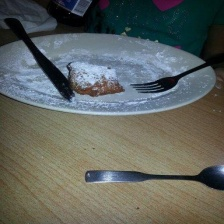
#> input picture w2/sample.jpg, 224 x 224 px, found by its file name
$ python image_preprocessing.py
#> lines starting #> are read from the running program, lines starting #| are printed output that depends on the picture; after the words box and inside, x2 and y2 are one past the last pixel; in counts of white or black regions, pixels touching at a corner belong together
import cv2
import numpy as np
import os

# 0. 폴더 설정 및 필터링 기준
output_dir = 'preprocessed_samples'
if not os.path.exists(output_dir):
    os.makedirs(output_dir)

BRIGHTNESS_THRESHOLD = 50  # 이 값보다 낮으면 제거 (너무 어두움)
MIN_AREA_THRESHOLD = 500   # 가장 큰 객체의 픽셀 면적이 이보다 작으면 제거

# 1. 이미지 로드
image = cv2.imread('sample.jpg')
#> image is the input picture: shape (224, 224, 3); mean B, G, R 95.2, 100.1, 95.8

if image is None:
    print("오류: 이미지를 로드할 수 없습니다.")
else:
    # --- [필터링 1] 평균 밝기 검사 ---
    temp_gray = cv2.cvtColor(image, cv2.COLOR_BGR2GRAY)
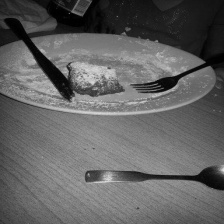
#> temp_gray: shape (224, 224); min 0, max 224, mean 98.2
    avg_brightness = np.mean(temp_gray)
#> avg_brightness = 98.25

    # --- [필터링 2] 객체 크기 검사 (이진화 후 윤곽선 면적 계산) ---
    _, thresh = cv2.threshold(temp_gray, 60, 255, cv2.THRESH_BINARY)
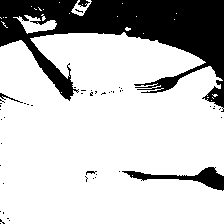
#> thresh: shape (224, 224); 77.1% white; 48 black regions (43 under 20 px)
    contours, _ = cv2.findContours(thresh, cv2.RETR_EXTERNAL, cv2.CHAIN_APPROX_SIMPLE)
#> contours = 28 contours, 25 with area under 20; largest, box (x1, y1, x2, y2) and area: (0, 32, 224, 224) 37443, (13, 15, 57, 34) 314, (71, 0, 92, 16) 120
    max_area = max([cv2.contourArea(c) for c in contours]) if contours else 0
#> max_area = 37443

    # 이상치 체크
    if avg_brightness < BRIGHTNESS_THRESHOLD:
        print(f"이미지 제거: 너무 어두움 (밝기: {avg_brightness:.2f})")
    elif max_area < MIN_AREA_THRESHOLD:
        print(f"이미지 제거: 객체가 너무 작음 (면적: {max_area})")
    else:
        print(f"검증 통과 (밝기: {avg_brightness:.2f}, 면적: {max_area}) - 처리를 시작합니다.")
#| 검증 통과 (밝기: 98.25, 면적: 37443.0) - 처리를 시작합니다.

        # --- [기능 1] 크기 조정 (224x224) ---
        resized = cv2.resize(image, (224, 224), interpolation=cv2.INTER_AREA)
        cv2.imwrite(f'{output_dir}/1_resized.jpg', resized)

        # --- [기능 3] 노이즈 제거 (Blur 필터) ---
        blurred = cv2.GaussianBlur(resized, (5, 5), 0)
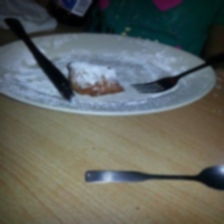
#> blurred: shape (224, 224, 3); mean B, G, R 95.2, 100.1, 95.8
        cv2.imwrite(f'{output_dir}/2_blurred.jpg', blurred)

        # --- [기능 2] 색상 변환 및 정규화 (Grayscale & Normalize) ---
        gray = cv2.cvtColor(blurred, cv2.COLOR_BGR2GRAY)
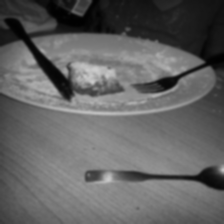
#> gray: shape (224, 224); min 0, max 204, mean 98.3
        # 파일 저장용 (0~255)
        norm_for_save = (gray.astype(np.float32) / 255.0 * 255).astype(np.uint8)
        cv2.imwrite(f'{output_dir}/3_gray_normalized.jpg', norm_for_save)

        # --- [기능 4] 데이터 증강 (Data Augmentation) ---
        # 4-1. 좌우 반전
        flipped = cv2.flip(resized, 1)
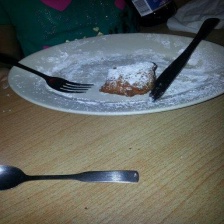
#> flipped: shape (224, 224, 3); mean B, G, R 95.2, 100.1, 95.8
        cv2.imwrite(f'{output_dir}/4_aug_flipped.jpg', flipped)

        # 4-2. 90도 회전 (시계 방향)
        rotated_90 = cv2.rotate(resized, cv2.ROTATE_90_CLOCKWISE)
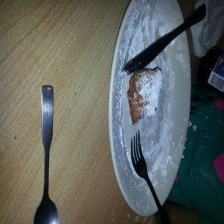
#> rotated_90: shape (224, 224, 3); mean B, G, R 95.2, 100.1, 95.8
        cv2.imwrite(f'{output_dir}/5_aug_rotated_90.jpg', rotated_90)

        # 4-3. 색상 변화 (밝기 증강)
        brightened = cv2.convertScaleAbs(resized, alpha=1.2, beta=10)
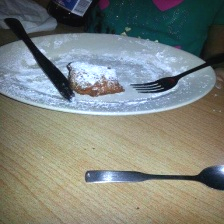
#> brightened: shape (224, 224, 3); mean B, G, R 123.9, 130.1, 124.9
        cv2.imwrite(f'{output_dir}/6_aug_brightened.jpg', brightened)

        print(f"전처리 및 증강 완료. '{output_dir}' 폴더를 확인하세요.")
